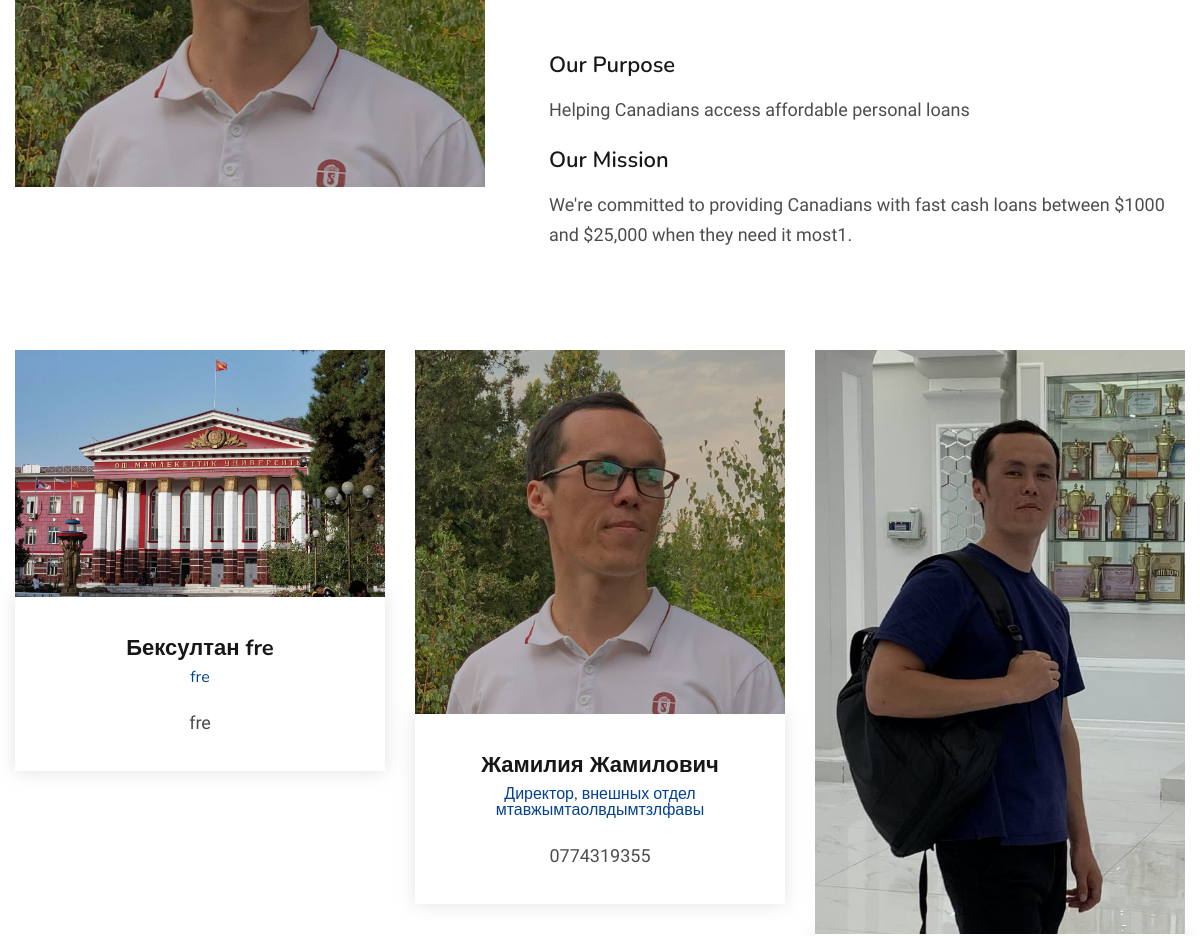
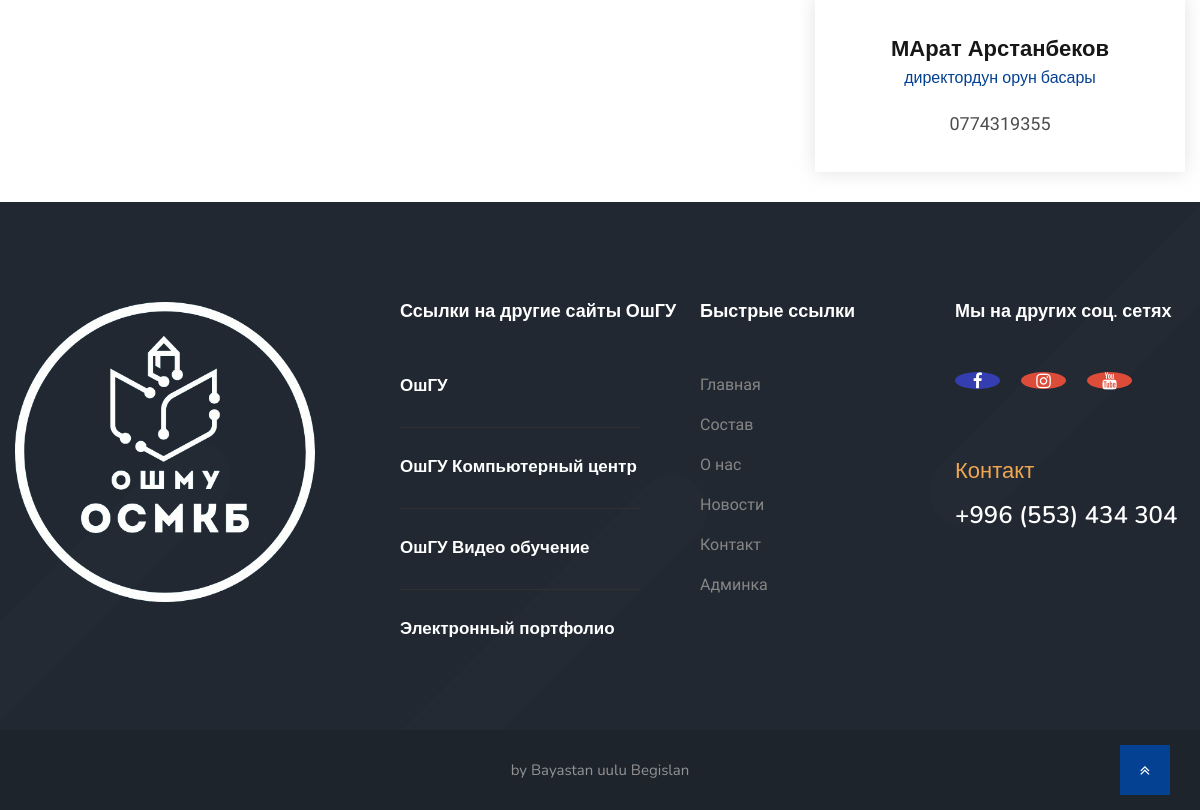
Page /about/ (lower part) on the earlier database version (2 pictures, top to bottom).
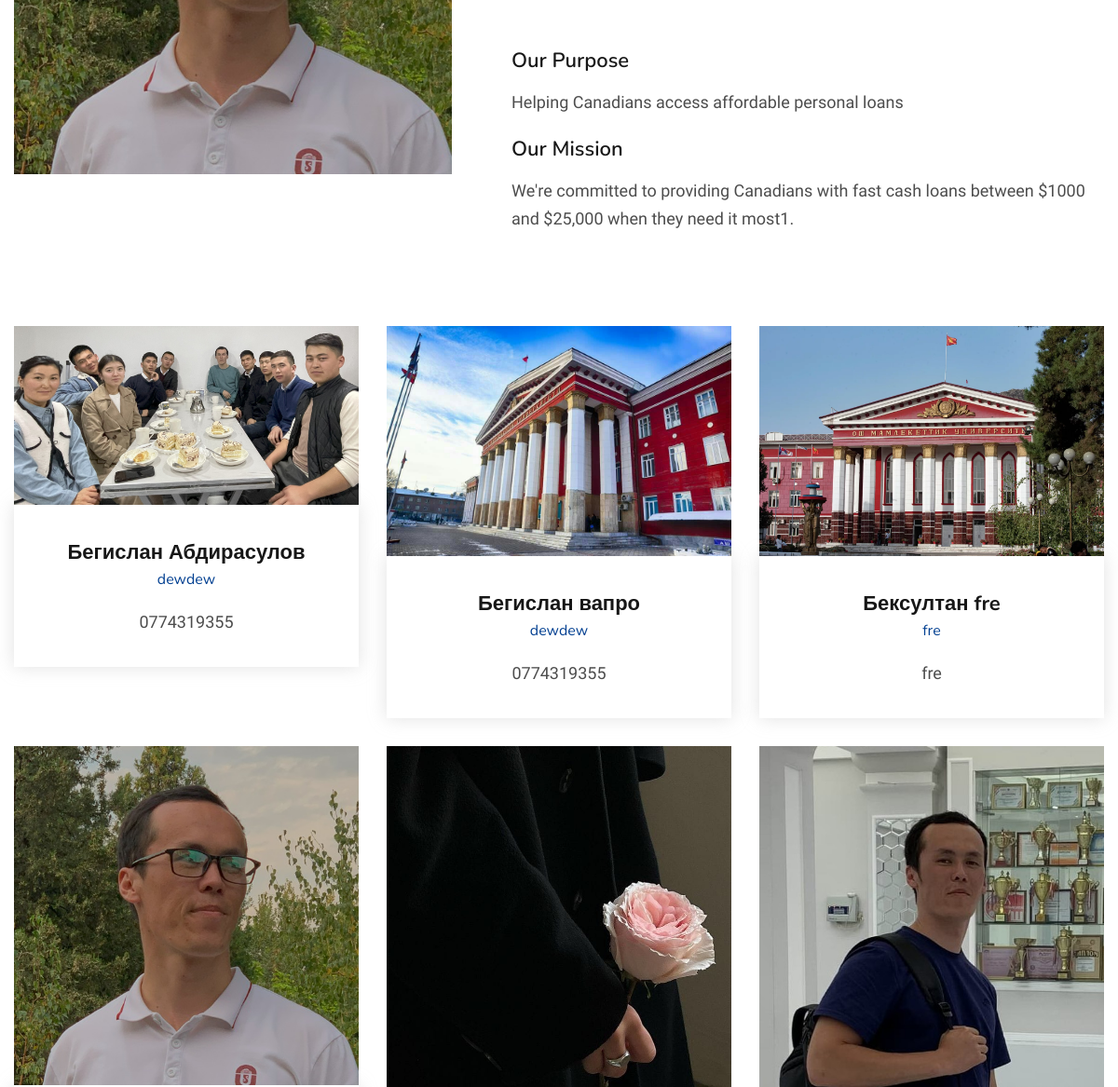
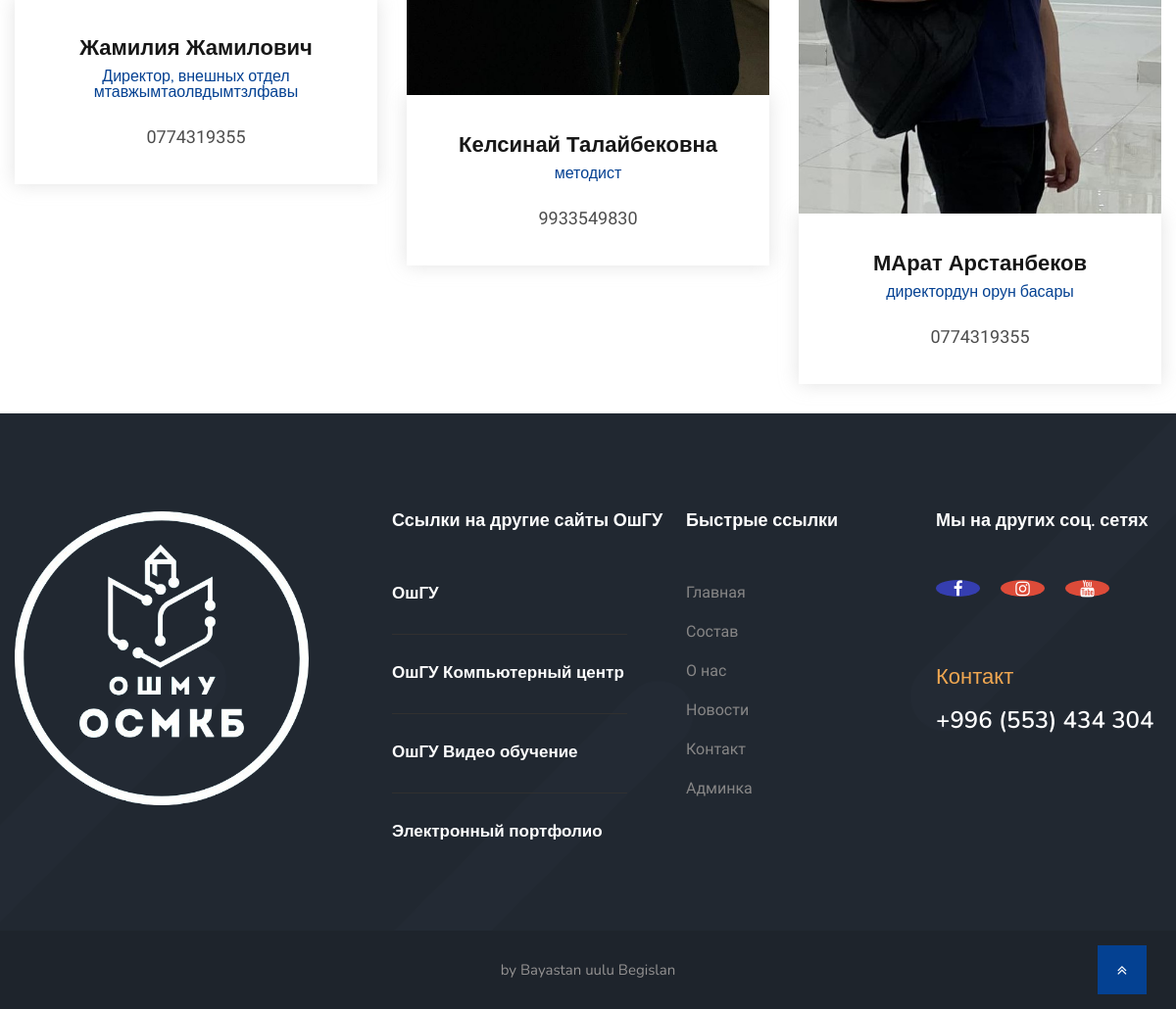
Same page on the later database version (2 pictures, top to bottom).
### database_admin/models.py (models this page shows, shortened)
class Person(models.Model):
    name = models.CharField(max_length=200, verbose_name='Имя')
    first_name = models.CharField(max_length=200, verbose_name='Фамилия')
    last_name = models.CharField(max_length=200, null=True, blank=True, verbose_name='Отечество')
    speciality = models.CharField(max_length=200, verbose_name='Должность')
    spec = models.CharField(max_length=255, verbose_name="Степень")
    faculty = models.CharField(max_length=200, null=True, blank=True, verbose_name='Институт, коллдеж')
    kafedra = models.CharField(max_length=200, null=True, blank=True, verbose_name='Кафедра, цикл')
    img = models.FileField(upload_to='images/', verbose_name='Изображение сотрудника', null=True, blank=True)
    addres = models.CharField(max_length=255, verbose_name='Адрес')
    tel = models.CharField(max_length=50, verbose_name="Телефон")
    email = models.EmailField()
    class Meta:
        ordering = ['name']
        verbose_name = 'Сотрудники'
        verbose_name_plural = "Сотрудники"

### web/views.py (the view)
# urls.py: path('about/', about, name='about'),
def about(request):
    persons = Person.objects.all()
    context = {
        'persons': persons
    }
    return render(request, 'web/about.html', context)

### web/templates/web/about.html (shortened to what this page needs)
{% extends 'web/base.html' %}
{% load static %}
{% block  content %}
    <br>
    <section class="mission_area">
        <div class="container">
            <div class="row mission">
                <div class="col-lg-5"><img src="http://127.0.0.1:8000/media/images/%D0%91%D0%B5%D0%B7_%D0%B8%D0%BC%D0%B5%D0%BD%D0%B8.jpg" alt=""></div>
                <div class="col-lg-7 mission_text">
                    <p class="fast_p"> </p>
                    <h4>Our Purpose</h4>
                    <p>Helping Canadians access affordable personal loans</p>
                    <h4>Our Mission</h4>
                    <p>We're committed to providing Canadians with fast cash loans between $1000 and $25,000 when they need it most1.</p>
                </div>
            </div>
            <div class="row conversation_area">
                {% for person in persons %}
                <div class="col-lg-4 col-md-6">
                    <div class="conversation">
                        <div class="conversation_img">
                            {% if person.img %}
                            <img src="{{ person.img.url }}" alt="">
                                {% else %}
                             <img src="{% static 'images/conversation-2.jpg' %}" alt="">
                            {% endif %}
                        </div>
                        <div class="conversation_content">
                            <a href="{% url 'about_detail' person.id %}">{{ person.firstname}} {{ person.name }} {{ person.last_name }}</a>
                            <h6>{{ person.speciality }}</h6>
                            <p>{{ person.tel }}</p>
                        </div>
                    </div>
                </div>
                 {% endfor %}
            </div>
        </div>
    </section>
    {% endblock %}

Differences in the rows shown:
added Person: img (picture), name "Бегислан", last_name "Абдирасулов", speciality "dewdew", tel "0774319355"
added Person: img (picture), name "Бегислан", last_name "вапро", speciality "dewdew", tel "0774319355"
added Person: img (picture), name "Келсинай", last_name "Талайбековна", speciality "методист", tel "9933549830"
